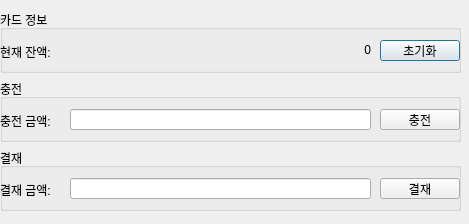
<?xml version="1.0" encoding="UTF-8"?>
<ui version="4.0">
 <class>Dialog</class>
 <widget class="QDialog" name="Dialog">
  <property name="geometry">
   <rect>
    <x>0</x>
    <y>0</y>
    <width>469</width>
    <height>224</height>
   </rect>
  </property>
  <property name="windowTitle">
   <string>카드 단말기</string>
  </property>
  <widget class="QWidget" name="">
   <property name="geometry">
    <rect>
     <x>0</x>
     <y>10</y>
     <width>461</width>
     <height>201</height>
    </rect>
   </property>
   <layout class="QVBoxLayout" name="verticalLayout">
    <item>
     <widget class="QGroupBox" name="CardInfo">
      <property name="title">
       <string>카드 정보</string>
      </property>
      <widget class="QPushButton" name="resetButton">
       <property name="geometry">
        <rect>
         <x>380</x>
         <y>30</y>
         <width>80</width>
         <height>21</height>
        </rect>
       </property>
       <property name="text">
        <string>초기화</string>
       </property>
      </widget>
      <widget class="QLabel" name="balenceTitle">
       <property name="geometry">
        <rect>
         <x>0</x>
         <y>30</y>
         <width>71</width>
         <height>23</height>
        </rect>
       </property>
       <property name="text">
        <string>현재 잔액:</string>
       </property>
      </widget>
      <widget class="QLabel" name="TotalLabel">
       <property name="geometry">
        <rect>
         <x>70</x>
         <y>30</y>
         <width>301</width>
         <height>20</height>
        </rect>
       </property>
       <property name="inputMethodHints">
        <set>Qt::ImhDigitsOnly</set>
       </property>
       <property name="text">
        <string>0</string>
       </property>
       <property name="alignment">
        <set>Qt::AlignRight|Qt::AlignTrailing|Qt::AlignVCenter</set>
       </property>
      </widget>
     </widget>
    </item>
    <item>
     <widget class="QGroupBox" name="Charge">
      <property name="title">
       <string>충전</string>
      </property>
      <widget class="QPushButton" name="chargeButton">
       <property name="geometry">
        <rect>
         <x>380</x>
         <y>30</y>
         <width>80</width>
         <height>21</height>
        </rect>
       </property>
       <property name="text">
        <string>충전</string>
       </property>
      </widget>
      <widget class="QLabel" name="chargeTitle">
       <property name="geometry">
        <rect>
         <x>0</x>
         <y>30</y>
         <width>71</width>
         <height>23</height>
        </rect>
       </property>
       <property name="text">
        <string>충전 금액:</string>
       </property>
      </widget>
      <widget class="QLineEdit" name="chargeEdit">
       <property name="geometry">
        <rect>
         <x>70</x>
         <y>30</y>
         <width>301</width>
         <height>21</height>
        </rect>
       </property>
       <property name="alignment">
        <set>Qt::AlignRight|Qt::AlignTrailing|Qt::AlignVCenter</set>
       </property>
      </widget>
     </widget>
    </item>
    <item>
     <widget class="QGroupBox" name="Payment">
      <property name="title">
       <string>결재</string>
      </property>
      <widget class="QPushButton" name="paymentButton">
       <property name="geometry">
        <rect>
         <x>380</x>
         <y>30</y>
         <width>80</width>
         <height>21</height>
        </rect>
       </property>
       <property name="text">
        <string>결재</string>
       </property>
      </widget>
      <widget class="QLabel" name="paymentTitle">
       <property name="geometry">
        <rect>
         <x>0</x>
         <y>30</y>
         <width>71</width>
         <height>23</height>
        </rect>
       </property>
       <property name="text">
        <string>결재 금액:</string>
       </property>
      </widget>
      <widget class="QLineEdit" name="paymentEdit">
       <property name="geometry">
        <rect>
         <x>70</x>
         <y>30</y>
         <width>301</width>
         <height>21</height>
        </rect>
       </property>
       <property name="alignment">
        <set>Qt::AlignRight|Qt::AlignTrailing|Qt::AlignVCenter</set>
       </property>
      </widget>
     </widget>
    </item>
   </layout>
  </widget>
 </widget>
 <resources/>
 <connections/>
</ui>
